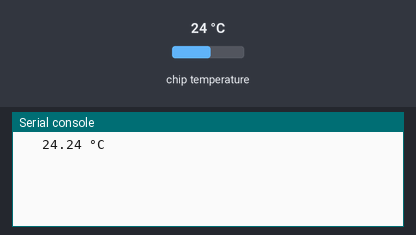
A program run on a simulated Raspberry Pi Pico running MicroPython. On the bench: the last lines printed to the serial console. The test bench sets the inputs (shaded band); at power-on: chip temperature 24 °C.

Above: at 1.2 s.
1.3 s: chip temperature set to 1 °C
At 3.0 s:
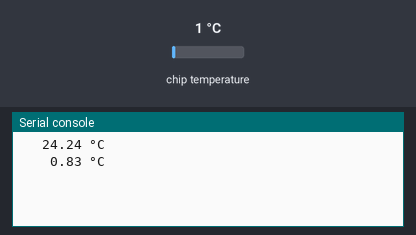
4.0 s: chip temperature set to 11 °C
At 4.5 s:
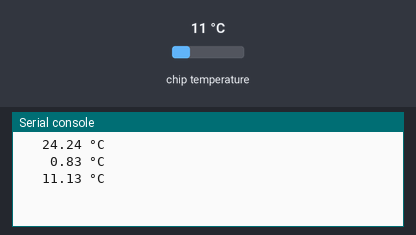

Measured:
- after the input at 1.3 s, the serial console: prints a new line after 0.70 s (image 1)
- after the input at 4.0 s, the serial console: prints a new line at once (image 2)

The program:

temperature.py
```python
import machine
import utime

sensor_temp = machine.ADC(4)
conversion_factor = 3.3 / (65535)

while True:
    reading = sensor_temp.read_u16() * conversion_factor
    temperature = 27 - (reading - 0.706)/0.001721
#     print("12345678901234567890")
    print(f'{temperature:8.2f} °C')
#     print(temperature)
    utime.sleep(2)
```
